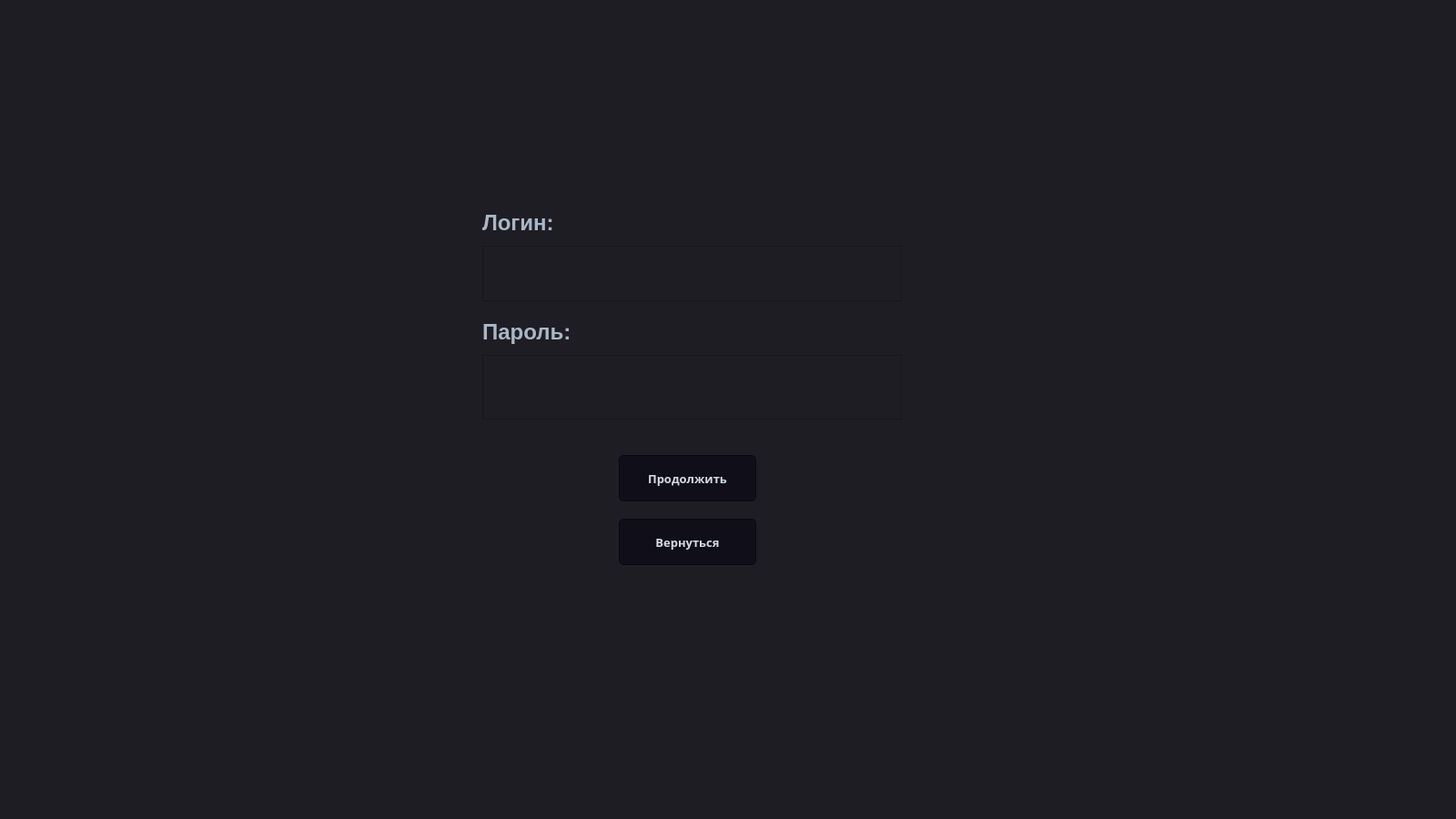
<?xml version="1.0" encoding="UTF-8"?>
<ui version="4.0">
 <class>LoginFragment</class>
 <widget class="QFrame" name="LoginFragment">
  <property name="geometry">
   <rect>
    <x>0</x>
    <y>0</y>
    <width>1600</width>
    <height>900</height>
   </rect>
  </property>
  <property name="minimumSize">
   <size>
    <width>1600</width>
    <height>900</height>
   </size>
  </property>
  <property name="windowTitle">
   <string>Frame</string>
  </property>
  <property name="styleSheet">
   <string notr="true">QFrame {
	background-color:#1e1d23;
}
QWidget {
	background-color:#1e1d23;
}
QMainWindow {
	background-color:#1e1d23;
}
QDialog {
	background-color:#1e1d23;
}
QColorDialog {
	background-color:#1e1d23;
}
QTextEdit {
	background-color:#1e1d23;
	color: #a9b7c6;
}
QPlainTextEdit {
	selection-background-color:#007b50;
	background-color:#1e1d23;
	border-style: solid;
	border-top-color: transparent;
	border-right-color: transparent;
	border-left-color: transparent;
	border-bottom-color: transparent;
	border-width: 1px;
	color: #a9b7c6;
}
QPushButton{
	border-style: solid;
	border-top-color: transparent;
	border-right-color: transparent;
	border-left-color: transparent;
	border-bottom-color: transparent;
	border-width: 1px;
	border-style: solid;
	color: #a9b7c6;
	padding: 2px;
	background-color: #1e1d23;
}
QPushButton::default{
	border-style: inset;
	border-top-color: transparent;
	border-right-color: transparent;
	border-left-color: transparent;
	border-bottom-color: #04b97f;
	border-width: 1px;
	color: #a9b7c6;
	padding: 2px;
	background-color: #1e1d23;
}
QToolButton {
	border-style: solid;
	border-top-color: transparent;
	border-right-color: transparent;
	border-left-color: transparent;
	border-bottom-color: #04b97f;
	border-bottom-width: 1px;
	border-style: solid;
	color: #a9b7c6;
	padding: 2px;
	background-color: #1e1d23;
}
QToolButton:hover{
	border-style: solid;
	border-top-color: transparent;
	border-right-color: transparent;
	border-left-color: transparent;
	border-bottom-color: #37efba;
	border-bottom-width: 2px;
	border-style: solid;
	color: #FFFFFF;
	padding-bottom: 1px;
	background-color: #1e1d23;
}
QPushButton:hover{
	border-style: solid;
	border-top-color: transparent;
	border-right-color: transparent;
	border-left-color: transparent;
	border-bottom-color: #37efba;
	border-bottom-width: 1px;
	border-style: solid;
	color: #FFFFFF;
	padding-bottom: 2px;
	background-color: #1e1d23;
}
QPushButton:pressed{
	border-style: solid;
	border-top-color: transparent;
	border-right-color: transparent;
	border-left-color: transparent;
	border-bottom-color: #37efba;
	border-bottom-width: 2px;
	border-style: solid;
	color: #37efba;
	padding-bottom: 1px;
	background-color: #1e1d23;
}
QPushButton:disabled{
	border-style: solid;
	border-top-color: transparent;
	border-right-color: transparent;
	border-left-color: transparent;
	border-bottom-color: #808086;
	border-bottom-width: 2px;
	border-style: solid;
	color: #808086;
	padding-bottom: 1px;
	background-color: #1e1d23;
}
QLineEdit {
	border-width: 1px; border-radius: 4px;
	border-color: rgb(58, 58, 58);
	border-style: inset;
	padding: 0 8px;
	color: #a9b7c6;
	background:#1e1d23;
	selection-background-color:#007b50;
	selection-color: #FFFFFF;
}
QLabel {
	color: #a9b7c6;
}
QLCDNumber {
	color: #37e6b4;
}
QProgressBar {
	text-align: center;
	color: rgb(240, 240, 240);
	border-width: 1px; 
	border-radius: 10px;
	border-color: rgb(58, 58, 58);
	border-style: inset;
	background-color:#1e1d23;
}
QProgressBar::chunk {
	background-color: #04b97f;
	border-radius: 5px;
}
QMenuBar {
	background-color: #1e1d23;
}
QMenuBar::item {
	color: #a9b7c6;
  	spacing: 3px;
  	padding: 1px 4px;
  	background: #1e1d23;
}

QMenuBar::item:selected {
  	background:#1e1d23;
	color: #FFFFFF;
}
QMenu::item:selected {
	border-style: solid;
	border-top-color: transparent;
	border-right-color: transparent;
	border-left-color: #04b97f;
	border-bottom-color: transparent;
	border-left-width: 2px;
	color: #FFFFFF;
	padding-left:15px;
	padding-top:4px;
	padding-bottom:4px;
	padding-right:7px;
	background-color: #1e1d23;
}
QMenu::item {
	border-style: solid;
	border-top-color: transparent;
	border-right-color: transparent;
	border-left-color: transparent;
	border-bottom-color: transparent;
	border-bottom-width: 1px;
	border-style: solid;
	color: #a9b7c6;
	padding-left:17px;
	padding-top:4px;
	padding-bottom:4px;
	padding-right:7px;
	background-color: #1e1d23;
}
QMenu{
	background-color:#1e1d23;
}
QTabWidget {
	color:rgb(0,0,0);
	background-color:#1e1d23;
}
QTabWidget::pane {
		border-color: rgb(77,77,77);
		background-color:#1e1d23;
		border-style: solid;
		border-width: 1px;
    	border-radius: 6px;
}
QTabBar::tab {
	border-style: solid;
	border-top-color: transparent;
	border-right-color: transparent;
	border-left-color: transparent;
	border-bottom-color: transparent;
	border-bottom-width: 1px;
	border-style: solid;
	color: #808086;
	padding: 3px;
	margin-left:3px;
	background-color: #1e1d23;
}
QTabBar::tab:selected, QTabBar::tab:last:selected, QTabBar::tab:hover {
  	border-style: solid;
	border-top-color: transparent;
	border-right-color: transparent;
	border-left-color: transparent;
	border-bottom-color: #04b97f;
	border-bottom-width: 2px;
	border-style: solid;
	color: #FFFFFF;
	padding-left: 3px;
	padding-bottom: 2px;
	margin-left:3px;
	background-color: #1e1d23;
}

QCheckBox {
	color: #a9b7c6;
	padding: 2px;
}
QCheckBox:disabled {
	color: #808086;
	padding: 2px;
}

QCheckBox:hover {
	border-radius:4px;
	border-style:solid;
	padding-left: 1px;
	padding-right: 1px;
	padding-bottom: 1px;
	padding-top: 1px;
	border-width:1px;
	border-color: rgb(87, 97, 106);
	background-color:#1e1d23;
}
QCheckBox::indicator:checked {

	height: 10px;
	width: 10px;
	border-style:solid;
	border-width: 1px;
	border-color: #04b97f;
	color: #a9b7c6;
	background-color: #04b97f;
}
QCheckBox::indicator:unchecked {

	height: 10px;
	width: 10px;
	border-style:solid;
	border-width: 1px;
	border-color: #04b97f;
	color: #a9b7c6;
	background-color: transparent;
}
QRadioButton {
	color: #a9b7c6;
	background-color: #1e1d23;
	padding: 1px;
}
QRadioButton::indicator:checked {
	height: 10px;
	width: 10px;
	border-style:solid;
	border-radius:5px;
	border-width: 1px;
	border-color: #04b97f;
	color: #a9b7c6;
	background-color: #04b97f;
}
QRadioButton::indicator:!checked {
	height: 10px;
	width: 10px;
	border-style:solid;
	border-radius:5px;
	border-width: 1px;
	border-color: #04b97f;
	color: #a9b7c6;
	background-color: transparent;
}
QStatusBar {
	color:#027f7f;
}
QSpinBox {
	color: #a9b7c6;	
	background-color: #1e1d23;
}
QDoubleSpinBox {
	color: #a9b7c6;	
	background-color: #1e1d23;
}
QTimeEdit {
	color: #a9b7c6;	
	background-color: #1e1d23;
}
QDateTimeEdit {
	color: #a9b7c6;	
	background-color: #1e1d23;
}
QDateEdit {
	color: #a9b7c6;	
	background-color: #1e1d23;
}
QComboBox {
	color: #a9b7c6;	
	background: #1e1d23;
}
QComboBox:editable {
	background: #1e1d23;
	color: #a9b7c6;
	selection-background-color: #1e1d23;
}
QComboBox QAbstractItemView {
	color: #a9b7c6;	
	background: #1e1d23;
	selection-color: #FFFFFF;
	selection-background-color: #1e1d23;
}
QComboBox:!editable:on, QComboBox::drop-down:editable:on {
	color: #a9b7c6;	
	background: #1e1d23;
}
QFontComboBox {
	color: #a9b7c6;	
	background-color: #1e1d23;
}
QToolBox {
	color: #a9b7c6;
	background-color: #1e1d23;
}
QToolBox::tab {
	color: #a9b7c6;
	background-color: #1e1d23;
}
QToolBox::tab:selected {
	color: #FFFFFF;
	background-color: #1e1d23;
}
QScrollArea {
	color: #FFFFFF;
	background-color: #1e1d23;
}
QSlider::groove:horizontal {
	height: 5px;
	background: #04b97f;
}
QSlider::groove:vertical {
	width: 5px;
	background: #04b97f;
}
QSlider::handle:horizontal {
	background: qlineargradient(x1:0, y1:0, x2:1, y2:1, stop:0 #b4b4b4, stop:1 #8f8f8f);
	border: 1px solid #5c5c5c;
	width: 14px;
	margin: -5px 0;
	border-radius: 7px;
}
QSlider::handle:vertical {
	background: qlineargradient(x1:1, y1:1, x2:0, y2:0, stop:0 #b4b4b4, stop:1 #8f8f8f);
	border: 1px solid #5c5c5c;
	height: 14px;
	margin: 0 -5px;
	border-radius: 7px;
}
QSlider::add-page:horizontal {
    background: white;
}
QSlider::add-page:vertical {
    background: white;
}
QSlider::sub-page:horizontal {
    background: #04b97f;
}
QSlider::sub-page:vertical {
    background: #04b97f;
}

QPushButton{
	border-style: solid;
	border-color: #050a0e;
	border-width: 1px;
	border-radius: 5px;
	color: #d3dae3;
	padding: 2px;
	background-color: #100E19;
}
QPushButton::default{
	border-style: solid;
	border-color: #050a0e;
	border-width: 1px;
	border-radius: 5px;
	color: #FFFFFF;
	padding: 2px;
	background-color: #151a1e;
}
QPushButton:hover{
	border-style: solid;
	border-top-color: qlineargradient(spread:pad, x1:0, y1:1, x2:1, y2:1, stop:0 #C0DB50, stop:0.4 #C0DB50, stop:0.5 #100E19, stop:1 #100E19);
    border-bottom-color: qlineargradient(spread:pad, x1:0, y1:1, x2:1, y2:1, stop:0 #100E19, stop:0.5 #100E19, stop:0.6 #C0DB50, stop:1 #C0DB50);
    border-left-color: qlineargradient(spread:pad, x1:0, y1:0, x2:0, y2:1, stop:0 #C0DB50, stop:0.3 #C0DB50, stop:0.7 #100E19, stop:1 #100E19);
    border-right-color: qlineargradient(spread:pad, x1:0, y1:1, x2:0, y2:0, stop:0 #C0DB50, stop:0.3 #C0DB50, stop:0.7 #100E19, stop:1 #100E19);
	border-width: 2px;
    border-radius: 1px;
	color: #d3dae3;
	padding: 2px;
}
QPushButton:pressed{
	border-style: solid;
	border-top-color: qlineargradient(spread:pad, x1:0, y1:1, x2:1, y2:1, stop:0 #d33af1, stop:0.4 #d33af1, stop:0.5 #100E19, stop:1 #100E19);
    border-bottom-color: qlineargradient(spread:pad, x1:0, y1:1, x2:1, y2:1, stop:0 #100E19, stop:0.5 #100E19, stop:0.6 #d33af1, stop:1 #d33af1);
    border-left-color: qlineargradient(spread:pad, x1:0, y1:0, x2:0, y2:1, stop:0 #d33af1, stop:0.3 #d33af1, stop:0.7 #100E19, stop:1 #100E19);
    border-right-color: qlineargradient(spread:pad, x1:0, y1:1, x2:0, y2:0, stop:0 #d33af1, stop:0.3 #d33af1, stop:0.7 #100E19, stop:1 #100E19);
	border-width: 2px;
    border-radius: 1px;
	color: #d3dae3;
	padding: 2px;
}</string>
  </property>
  <widget class="QTextEdit" name="TE_Pass">
   <property name="geometry">
    <rect>
     <x>530</x>
     <y>390</y>
     <width>461</width>
     <height>71</height>
    </rect>
   </property>
   <property name="font">
    <font>
     <pointsize>12</pointsize>
    </font>
   </property>
   <property name="html">
    <string>&lt;!DOCTYPE HTML PUBLIC &quot;-//W3C//DTD HTML 4.0//EN&quot; &quot;http://www.w3.org/TR/REC-html40/strict.dtd&quot;&gt;
&lt;html&gt;&lt;head&gt;&lt;meta name=&quot;qrichtext&quot; content=&quot;1&quot; /&gt;&lt;style type=&quot;text/css&quot;&gt;
p, li { white-space: pre-wrap; }
&lt;/style&gt;&lt;/head&gt;&lt;body style=&quot; font-family:'MS Shell Dlg 2'; font-size:12pt; font-weight:400; font-style:normal;&quot;&gt;
&lt;p style=&quot;-qt-paragraph-type:empty; margin-top:0px; margin-bottom:0px; margin-left:0px; margin-right:0px; -qt-block-indent:0; text-indent:0px; font-size:18.25pt;&quot;&gt;&lt;br /&gt;&lt;/p&gt;&lt;/body&gt;&lt;/html&gt;</string>
   </property>
  </widget>
  <widget class="QTextEdit" name="TE_Login">
   <property name="geometry">
    <rect>
     <x>530</x>
     <y>270</y>
     <width>461</width>
     <height>61</height>
    </rect>
   </property>
   <property name="font">
    <font>
     <pointsize>12</pointsize>
    </font>
   </property>
   <property name="html">
    <string>&lt;!DOCTYPE HTML PUBLIC &quot;-//W3C//DTD HTML 4.0//EN&quot; &quot;http://www.w3.org/TR/REC-html40/strict.dtd&quot;&gt;
&lt;html&gt;&lt;head&gt;&lt;meta name=&quot;qrichtext&quot; content=&quot;1&quot; /&gt;&lt;style type=&quot;text/css&quot;&gt;
p, li { white-space: pre-wrap; }
&lt;/style&gt;&lt;/head&gt;&lt;body style=&quot; font-family:'MS Shell Dlg 2'; font-size:12pt; font-weight:400; font-style:normal;&quot;&gt;
&lt;p style=&quot;-qt-paragraph-type:empty; margin-top:0px; margin-bottom:0px; margin-left:0px; margin-right:0px; -qt-block-indent:0; text-indent:0px; font-size:18.25pt;&quot;&gt;&lt;br /&gt;&lt;/p&gt;&lt;/body&gt;&lt;/html&gt;</string>
   </property>
  </widget>
  <widget class="QLabel" name="label">
   <property name="geometry">
    <rect>
     <x>530</x>
     <y>230</y>
     <width>351</width>
     <height>31</height>
    </rect>
   </property>
   <property name="font">
    <font>
     <pointsize>12</pointsize>
    </font>
   </property>
   <property name="lineWidth">
    <number>6</number>
   </property>
   <property name="text">
    <string>&lt;html&gt;&lt;head/&gt;&lt;body&gt;&lt;p&gt;&lt;span style=&quot; font-size:18pt; font-weight:600;&quot;&gt;Логин:&lt;/span&gt;&lt;/p&gt;&lt;/body&gt;&lt;/html&gt;</string>
   </property>
  </widget>
  <widget class="QLabel" name="label_2">
   <property name="geometry">
    <rect>
     <x>530</x>
     <y>350</y>
     <width>351</width>
     <height>31</height>
    </rect>
   </property>
   <property name="font">
    <font>
     <pointsize>12</pointsize>
    </font>
   </property>
   <property name="text">
    <string>&lt;html&gt;&lt;head/&gt;&lt;body&gt;&lt;p&gt;&lt;span style=&quot; font-size:18pt; font-weight:600;&quot;&gt;Пароль:&lt;/span&gt;&lt;/p&gt;&lt;/body&gt;&lt;/html&gt;</string>
   </property>
  </widget>
  <widget class="QPushButton" name="pushButton">
   <property name="geometry">
    <rect>
     <x>680</x>
     <y>500</y>
     <width>151</width>
     <height>51</height>
    </rect>
   </property>
   <property name="font">
    <font>
     <family>MelodBold</family>
     <pointsize>10</pointsize>
     <weight>75</weight>
     <bold>true</bold>
    </font>
   </property>
   <property name="text">
    <string>Продолжить</string>
   </property>
  </widget>
  <widget class="QLabel" name="l_error">
   <property name="geometry">
    <rect>
     <x>500</x>
     <y>150</y>
     <width>521</width>
     <height>51</height>
    </rect>
   </property>
   <property name="lineWidth">
    <number>6</number>
   </property>
   <property name="text">
    <string>&lt;html&gt;&lt;head/&gt;&lt;body&gt;&lt;p&gt;&lt;br/&gt;&lt;/p&gt;&lt;/body&gt;&lt;/html&gt;</string>
   </property>
  </widget>
  <widget class="QPushButton" name="pushButton_2">
   <property name="geometry">
    <rect>
     <x>680</x>
     <y>570</y>
     <width>151</width>
     <height>51</height>
    </rect>
   </property>
   <property name="font">
    <font>
     <family>MelodBold</family>
     <pointsize>10</pointsize>
     <weight>75</weight>
     <bold>true</bold>
    </font>
   </property>
   <property name="text">
    <string>Вернуться</string>
   </property>
  </widget>
 </widget>
 <resources/>
 <connections/>
</ui>
